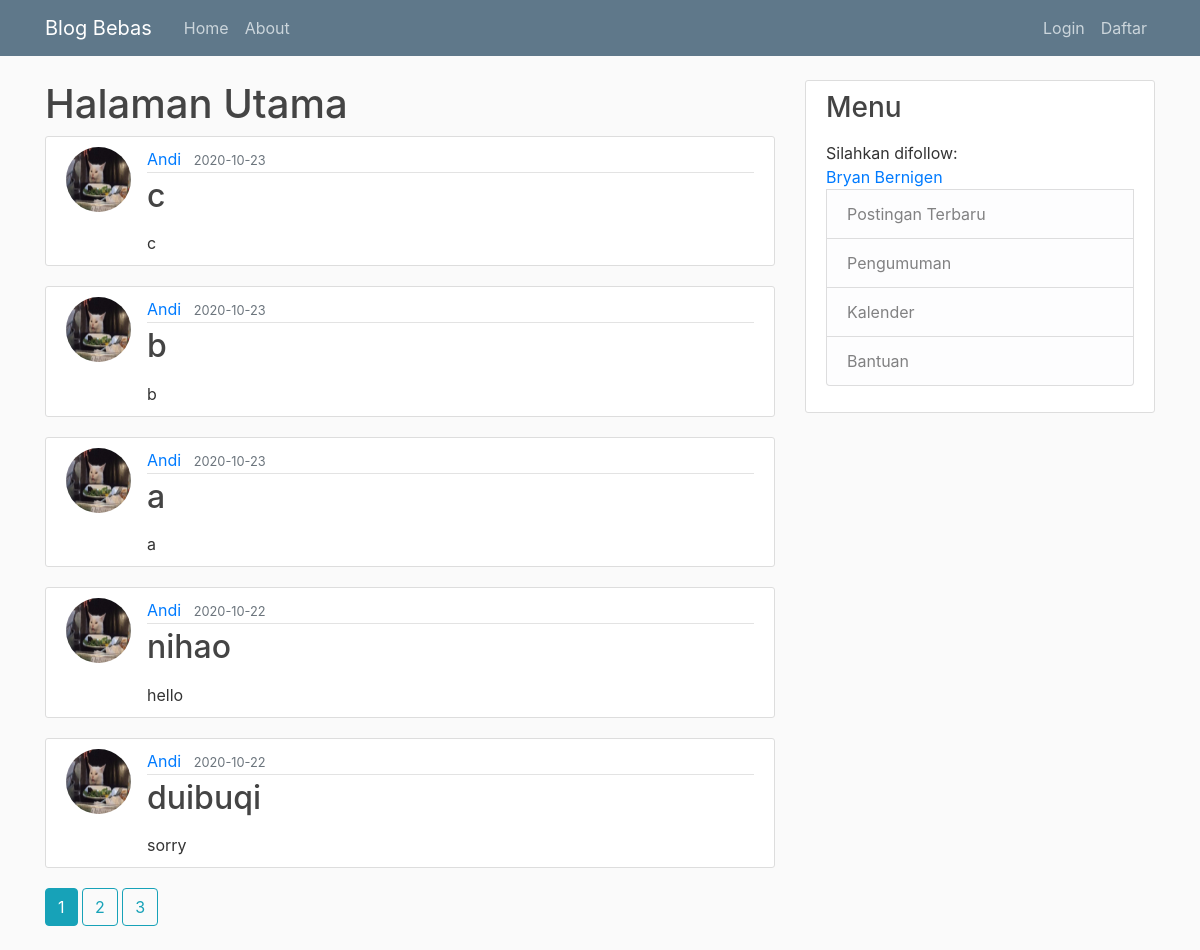
The page /home on the database its author committed.
### FlaskTutorial/models.py (models this page shows, shortened)
class Post(db.Model):
    id = db.Column(db.Integer, primary_key=True)
    title = db.Column(db.String(100), nullable=False)
    date_posted = db.Column(db.DateTime, nullable=False, default=datetime.utcnow)
    content = db.Column(db.Text, nullable=False)
    user_id = db.Column(db.Integer, db.ForeignKey('user.id'), nullable=False)

class User(db.Model, UserMixin):
    id = db.Column(db.Integer, primary_key=True)
    username = db.Column(db.String(20), unique=True, nullable=False)
    email = db.Column(db.String(120), unique=True, nullable=False)
    image_file = db.Column(db.String(20), nullable=False, default='default.jpg')
    password = db.Column(db.String(60), nullable=False)
    posts = db.relationship('Post', backref='author', lazy=True)

### FlaskTutorial/routes.py (the view)
@app.route("/")
@app.route("/home")
def home():
    page = request.args.get('page', 1, type=int)
    posts = Post.query.order_by(Post.date_posted.desc()).paginate(page=page, per_page=5)
    return render_template('home.html', posts=posts)

### FlaskTutorial/templates/home.html
{% extends 'layout.html' %}
{% block layout %}
    <h1>Halaman Utama</h1>
    {%for post in posts.items %}
        <article class="media content-section">
           <img class="rounded-circle article-img" src="{{ url_for('static', filename='profile_pics/' + post.author.image_file) }}">
          <div class="media-body">
            <div class="article-metadata">
              <a class="mr-2" href="{{ url_for('user_posts', username=post.author.username) }}">{{ post.author.username }}</a>
              <small class="text-muted">{{ post.date_posted.strftime('%Y-%m-%d') }}</small>
            </div>
              <h2><a class="article-title" href="{{ url_for('post', post_id=post.id) }}">{{ post.title }}</a></h2>
              <p class="article-content" ></p> {{ post.content }}
          </div>
        </article>
    {%endfor%}
    {% for page_num in posts.iter_pages(left_edge=1, right_edge=1, left_current=1, right_current=2) %}
      {% if page_num %}
        {% if posts.page == page_num %}
          <a class="btn btn-info mb-4" href="{{ url_for('home', page=page_num) }}">{{ page_num }}</a>
        {% else %}
          <a class="btn btn-outline-info mb-4" href="{{ url_for('home', page=page_num) }}">{{ page_num }}</a>
        {% endif %}
      {% else %}
        .....
      {% endif %}
    {% endfor %}
{% endblock layout %}

### FlaskTutorial/templates/layout.html (shortened to what this page needs)
<!DOCTYPE html>
<html>
<head>
    <link rel="stylesheet" href="https://maxcdn.bootstrapcdn.com/bootstrap/4.0.0/css/bootstrap.min.css">
    <link rel="stylesheet" type="text/css" href="{{ url_for('static', filename='main.css') }}">
</head>
<body>
    <header class="site-header">
      <nav class="navbar navbar-expand-md navbar-dark bg-steel fixed-top">
        <div class="container">
          <a class="navbar-brand mr-4" href="/">Blog Bebas</a>
          <div class="collapse navbar-collapse" id="navbarToggle">
            <div class="navbar-nav mr-auto">
              <a class="nav-item nav-link" href="{{url_for('home')}}">Home</a>
              <a class="nav-item nav-link" href="{{url_for('about')}}">About</a>
            </div>
            <div class="navbar-nav">
                {% if current_user.is_authenticated %}
                    <a class="nav-item nav-link" href="{{url_for('new_post')}}">Unggah Konten Baru</a>
                    <a class="nav-item nav-link" href="{{url_for('account')}}">Akun</a>
                    <a class="nav-item nav-link" href="{{url_for('logout')}}">Keluar</a>
                {% else %}
                    <a class="nav-item nav-link" href="{{url_for('login')}}">Login</a>
                    <a class="nav-item nav-link" href="{{url_for('register')}}">Daftar</a>
                {% endif %}
            </div>
          </div>
        </div>
      </nav>
    </header>
    <main role="main" class="container">
      <div class="row">
        <div class="col-md-8">
          {% block layout %}{% endblock layout %}
        </div>
        <div class="col-md-4">
          <div class="content-section">
            <h3>Menu</h3>
            <p class='text-muted'>
                <ul class="list-group"> Silahkan difollow: <a href="https://www.instagram.com/bryanbernigen/">Bryan Bernigen</a>
                <li class="list-group-item list-group-item-light">Postingan Terbaru</li>
                <li class="list-group-item list-group-item-light">Pengumuman</li>
                <li class="list-group-item list-group-item-light">Kalender</li>
                <li class="list-group-item list-group-item-light">Bantuan</li>
              </ul>
            </p>
          </div>
        </div>
      </div>
    </main>
</body>
</html>

### FlaskTutorial/static/main.css (style rules this page uses)
body { background: #fafafa; color: #333333; margin-top: 5rem; }
h1, h2, h3, h4, h5, h6 { color: #444444; }
.bg-steel { background-color: #5f788a; }
.site-header .navbar-nav .nav-link { color: #cbd5db; }
.content-section { background: #ffffff; padding: 10px 20px; border: 1px solid #dddddd; border-radius: 3px; margin-bottom: 20px; }
.article-title { color: #444444; }
.article-img { height: 65px; width: 65px; margin-right: 16px; }
.article-metadata { padding-bottom: 1px; margin-bottom: 4px; border-bottom: 1px solid #e3e3e3 }

### rows shown on the page
Post: image_file (placeholder picture), author.username "Andi", date_posted "2020-10-23", title "c", content "c"
Post: image_file (placeholder picture), author.username "Andi", date_posted "2020-10-23", title "b", content "b"
Post: image_file (placeholder picture), author.username "Andi", date_posted "2020-10-23", title "a", content "a"
Post: image_file (placeholder picture), author.username "Andi", date_posted "2020-10-22", title "nihao", content "hello"
Post: image_file (placeholder picture), author.username "Andi", date_posted "2020-10-22", title "duibuqi", content "sorry"

### other values the page prints
{{ page_num }} "1"
{{ page_num }} "2" "3"
